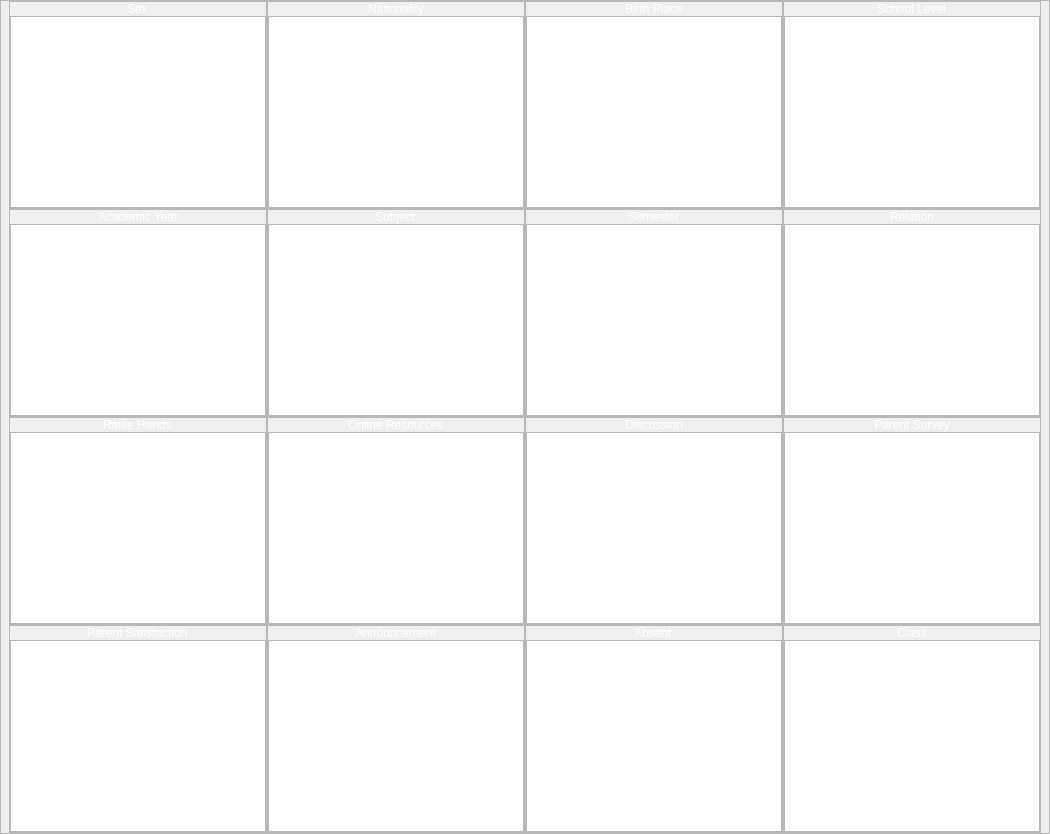
               <widget class="QWidget" name="page_1">
                <property name="styleSheet">
                 <string notr="true"/>
                </property>
                <layout class="QGridLayout" name="gridLayout_2">
                 <property name="leftMargin">
                  <number>0</number>
                 </property>
                 <property name="topMargin">
                  <number>0</number>
                 </property>
                 <property name="rightMargin">
                  <number>0</number>
                 </property>
                 <property name="bottomMargin">
                  <number>0</number>
                 </property>
                 <property name="spacing">
                  <number>0</number>
                 </property>
                 <item row="1" column="4">
                  <widget class="QFrame" name="frame_10">
                   <property name="styleSheet">
                    <string notr="true">color: rgb(255, 255, 255);
font: 75 10pt &quot;Georgia&quot;;</string>
                   </property>
                   <property name="frameShape">
                    <enum>QFrame::StyledPanel</enum>
                   </property>
                   <property name="frameShadow">
                    <enum>QFrame::Raised</enum>
                   </property>
                   <layout class="QGridLayout" name="gridLayout_3">
                    <property name="leftMargin">
                     <number>8</number>
                    </property>
                    <property name="topMargin">
                     <number>0</number>
                    </property>
                    <property name="rightMargin">
                     <number>8</number>
                    </property>
                    <property name="bottomMargin">
                     <number>0</number>
                    </property>
                    <property name="spacing">
                     <number>0</number>
                    </property>
                    <item row="3" column="2">
                     <widget class="QFrame" name="frame_25">
                      <property name="frameShape">
                       <enum>QFrame::StyledPanel</enum>
                      </property>
                      <property name="frameShadow">
                       <enum>QFrame::Raised</enum>
                      </property>
                      <layout class="QVBoxLayout" name="verticalLayout_23">
                       <property name="spacing">
                        <number>0</number>
                       </property>
                       <property name="leftMargin">
                        <number>0</number>
                       </property>
                       <property name="topMargin">
                        <number>0</number>
                       </property>
                       <property name="rightMargin">
                        <number>0</number>
                       </property>
                       <property name="bottomMargin">
                        <number>0</number>
                       </property>
                       <item alignment="Qt::AlignHCenter|Qt::AlignBottom">
                        <widget class="QLabel" name="pg1_label15">
                         <property name="text">
                          <string>Absent</string>
                         </property>
                        </widget>
                       </item>
                       <item>
                        <widget class="QChartView" name="pg1_gv15">
                         <property name="styleSheet">
                          <string notr="true">QFrame:hover{
	border: 1px solid rgb(0, 0, 128);
}</string>
                         </property>
                        </widget>
                       </item>
                      </layout>
                     </widget>
                    </item>
                    <item row="1" column="3">
                     <widget class="QFrame" name="frame_18">
                      <property name="frameShape">
                       <enum>QFrame::StyledPanel</enum>
                      </property>
                      <property name="frameShadow">
                       <enum>QFrame::Raised</enum>
                      </property>
                      <layout class="QVBoxLayout" name="verticalLayout_16">
                       <property name="spacing">
                        <number>0</number>
                       </property>
                       <property name="leftMargin">
                        <number>0</number>
                       </property>
                       <property name="topMargin">
                        <number>0</number>
                       </property>
                       <property name="rightMargin">
                        <number>0</number>
                       </property>
                       <property name="bottomMargin">
                        <number>0</number>
                       </property>
                       <item alignment="Qt::AlignHCenter|Qt::AlignBottom">
                        <widget class="QLabel" name="pg1_label8">
                         <property name="text">
                          <string>Relation</string>
                         </property>
                        </widget>
                       </item>
                       <item>
                        <widget class="QChartView" name="pg1_gv8">
                         <property name="styleSheet">
                          <string notr="true">QFrame:hover{
	border: 1px solid rgb(0, 0, 128);
}</string>
                         </property>
                        </widget>
                       </item>
                      </layout>
                     </widget>
                    </item>
                    <item row="2" column="3">
                     <widget class="QFrame" name="frame_22">
                      <property name="frameShape">
                       <enum>QFrame::StyledPanel</enum>
                      </property>
                      <property name="frameShadow">
                       <enum>QFrame::Raised</enum>
                      </property>
                      <layout class="QVBoxLayout" name="verticalLayout_20">
                       <property name="spacing">
                        <number>0</number>
                       </property>
                       <property name="leftMargin">
                        <number>0</number>
                       </property>
                       <property name="topMargin">
                        <number>0</number>
                       </property>
                       <property name="rightMargin">
                        <number>0</number>
                       </property>
                       <property name="bottomMargin">
                        <number>0</number>
                       </property>
                       <item alignment="Qt::AlignHCenter|Qt::AlignBottom">
                        <widget class="QLabel" name="pg1_label12">
                         <property name="text">
                          <string>Parent Survey</string>
                         </property>
                        </widget>
                       </item>
                       <item>
                        <widget class="QChartView" name="pg1_gv12">
                         <property name="styleSheet">
                          <string notr="true">QFrame:hover{
	border: 1px solid rgb(0, 0, 128);
}</string>
                         </property>
                        </widget>
                       </item>
                      </layout>
                     </widget>
                    </item>
                    <item row="3" column="0">
                     <widget class="QFrame" name="frame_23">
                      <property name="frameShape">
                       <enum>QFrame::StyledPanel</enum>
                      </property>
                      <property name="frameShadow">
                       <enum>QFrame::Raised</enum>
                      </property>
                      <layout class="QVBoxLayout" name="verticalLayout_21">
                       <property name="spacing">
                        <number>0</number>
                       </property>
                       <property name="leftMargin">
                        <number>0</number>
                       </property>
                       <property name="topMargin">
                        <number>0</number>
                       </property>
                       <property name="rightMargin">
                        <number>0</number>
                       </property>
                       <property name="bottomMargin">
                        <number>0</number>
                       </property>
                       <item alignment="Qt::AlignHCenter|Qt::AlignBottom">
                        <widget class="QLabel" name="pg1_label13">
                         <property name="text">
                          <string>Parent Satisfaction</string>
                         </property>
                        </widget>
                       </item>
                       <item>
                        <widget class="QChartView" name="pg1_gv13">
                         <property name="styleSheet">
                          <string notr="true">QFrame:hover{
	border: 1px solid rgb(0, 0, 128);
}</string>
                         </property>
                        </widget>
                       </item>
                      </layout>
                     </widget>
                    </item>
                    <item row="3" column="1">
                     <widget class="QFrame" name="frame_24">
                      <property name="frameShape">
                       <enum>QFrame::StyledPanel</enum>
                      </property>
                      <property name="frameShadow">
                       <enum>QFrame::Raised</enum>
                      </property>
                      <layout class="QVBoxLayout" name="verticalLayout_22">
                       <property name="spacing">
                        <number>0</number>
                       </property>
                       <property name="leftMargin">
                        <number>0</number>
                       </property>
                       <property name="topMargin">
                        <number>0</number>
                       </property>
                       <property name="rightMargin">
                        <number>0</number>
                       </property>
                       <property name="bottomMargin">
                        <number>0</number>
                       </property>
                       <item alignment="Qt::AlignHCenter|Qt::AlignBottom">
                        <widget class="QLabel" name="pg1_label14">
                         <property name="text">
                          <string>Announcement</string>
                         </property>
                        </widget>
                       </item>
                       <item>
                        <widget class="QChartView" name="pg1_gv14">
                         <property name="styleSheet">
                          <string notr="true">QFrame:hover{
	border: 1px solid rgb(0, 0, 128);
}</string>
                         </property>
                        </widget>
                       </item>
                      </layout>
                     </widget>
                    </item>
                    <item row="0" column="3">
                     <widget class="QFrame" name="frame_14">
                      <property name="frameShape">
                       <enum>QFrame::StyledPanel</enum>
                      </property>
                      <property name="frameShadow">
                       <enum>QFrame::Raised</enum>
                      </property>
                      <layout class="QVBoxLayout" name="verticalLayout_12">
                       <property name="spacing">
                        <number>0</number>
                       </property>
                       <property name="leftMargin">
                        <number>0</number>
                       </property>
                       <property name="topMargin">
                        <number>0</number>
                       </property>
                       <property name="rightMargin">
                        <number>0</number>
                       </property>
                       <property name="bottomMargin">
                        <number>0</number>
                       </property>
                       <item alignment="Qt::AlignHCenter|Qt::AlignBottom">
                        <widget class="QLabel" name="pg1_label4">
                         <property name="text">
                          <string>School Level</string>
                         </property>
                        </widget>
                       </item>
                       <item>
                        <widget class="QChartView" name="pg1_gv4">
                         <property name="styleSheet">
                          <string notr="true">QFrame:hover{
	border: 1px solid rgb(0, 0, 128);
}</string>
                         </property>
                        </widget>
                       </item>
                      </layout>
                     </widget>
                    </item>
                    <item row="2" column="0">
                     <widget class="QFrame" name="frame_19">
                      <property name="frameShape">
                       <enum>QFrame::StyledPanel</enum>
                      </property>
                      <property name="frameShadow">
                       <enum>QFrame::Raised</enum>
                      </property>
                      <layout class="QVBoxLayout" name="verticalLayout_17">
                       <property name="spacing">
                        <number>0</number>
                       </property>
                       <property name="leftMargin">
                        <number>0</number>
                       </property>
                       <property name="topMargin">
                        <number>0</number>
                       </property>
                       <property name="rightMargin">
                        <number>0</number>
                       </property>
                       <property name="bottomMargin">
                        <number>0</number>
                       </property>
                       <item alignment="Qt::AlignHCenter|Qt::AlignBottom">
                        <widget class="QLabel" name="pg1_label9">
                         <property name="text">
                          <string>Raise Hands</string>
                         </property>
                        </widget>
                       </item>
                       <item>
                        <widget class="QChartView" name="pg1_gv9">
                         <property name="styleSheet">
                          <string notr="true">QFrame:hover{
	border: 1px solid rgb(0, 0, 128);
}</string>
                         </property>
                        </widget>
                       </item>
                      </layout>
                     </widget>
                    </item>
                    <item row="0" column="1">
                     <widget class="QFrame" name="frame_12">
                      <property name="frameShape">
                       <enum>QFrame::StyledPanel</enum>
                      </property>
                      <property name="frameShadow">
                       <enum>QFrame::Raised</enum>
                      </property>
                      <layout class="QVBoxLayout" name="verticalLayout_10">
                       <property name="spacing">
                        <number>0</number>
                       </property>
                       <property name="leftMargin">
                        <number>0</number>
                       </property>
                       <property name="topMargin">
                        <number>0</number>
                       </property>
                       <property name="rightMargin">
                        <number>0</number>
                       </property>
                       <property name="bottomMargin">
                        <number>0</number>
                       </property>
                       <item alignment="Qt::AlignHCenter|Qt::AlignBottom">
                        <widget class="QLabel" name="pg1_label2">
                         <property name="text">
                          <string>Nationality</string>
                         </property>
                        </widget>
                       </item>
                       <item>
                        <widget class="QChartView" name="pg1_gv2">
                         <property name="styleSheet">
                          <string notr="true">QFrame:hover{
	border: 1px solid rgb(0, 0, 128);
}</string>
                         </property>
                        </widget>
                       </item>
                      </layout>
                     </widget>
                    </item>
                    <item row="1" column="2">
                     <widget class="QFrame" name="frame_17">
                      <property name="frameShape">
                       <enum>QFrame::StyledPanel</enum>
                      </property>
                      <property name="frameShadow">
                       <enum>QFrame::Raised</enum>
                      </property>
                      <layout class="QVBoxLayout" name="verticalLayout_15">
                       <property name="spacing">
                        <number>0</number>
                       </property>
                       <property name="leftMargin">
                        <number>0</number>
                       </property>
                       <property name="topMargin">
                        <number>0</number>
                       </property>
                       <property name="rightMargin">
                        <number>0</number>
                       </property>
                       <property name="bottomMargin">
                        <number>0</number>
                       </property>
                       <item alignment="Qt::AlignHCenter|Qt::AlignBottom">
                        <widget class="QLabel" name="pg1_label7">
                         <property name="text">
                          <string>Semester</string>
                         </property>
                        </widget>
                       </item>
                       <item>
                        <widget class="QChartView" name="pg1_gv7">
                         <property name="styleSheet">
                          <string notr="true">QFrame:hover{
	border: 1px solid rgb(0, 0, 128);
}</string>
                         </property>
                        </widget>
                       </item>
                      </layout>
                     </widget>
                    </item>
                    <item row="0" column="0">
                     <widget class="QFrame" name="frame_11">
                      <property name="styleSheet">
                       <string notr="true"/>
                      </property>
                      <property name="frameShape">
                       <enum>QFrame::StyledPanel</enum>
                      </property>
                      <property name="frameShadow">
                       <enum>QFrame::Raised</enum>
                      </property>
                      <layout class="QVBoxLayout" name="verticalLayout_9">
                       <property name="spacing">
                        <number>0</number>
                       </property>
                       <property name="leftMargin">
                        <number>0</number>
                       </property>
                       <property name="topMargin">
                        <number>0</number>
                       </property>
                       <property name="rightMargin">
                        <number>0</number>
                       </property>
                       <property name="bottomMargin">
                        <number>0</number>
                       </property>
                       <item alignment="Qt::AlignHCenter|Qt::AlignBottom">
                        <widget class="QLabel" name="pg1_label1">
                         <property name="text">
                          <string>Sex</string>
                         </property>
                        </widget>
                       </item>
                       <item>
                        <widget class="QChartView" name="pg1_gv1">
                         <property name="styleSheet">
                          <string notr="true">QFrame:hover{
	border: 1px solid rgb(0, 0, 128);
}</string>
                         </property>
                        </widget>
                       </item>
                      </layout>
                     </widget>
                    </item>
                    <item row="2" column="1">
                     <widget class="QFrame" name="frame_20">
                      <property name="frameShape">
                       <enum>QFrame::StyledPanel</enum>
                      </property>
                      <property name="frameShadow">
                       <enum>QFrame::Raised</enum>
                      </property>
                      <layout class="QVBoxLayout" name="verticalLayout_18">
                       <property name="spacing">
                        <number>0</number>
                       </property>
                       <property name="leftMargin">
                        <number>0</number>
                       </property>
                       <property name="topMargin">
                        <number>0</number>
                       </property>
                       <property name="rightMargin">
                        <number>0</number>
                       </property>
                       <property name="bottomMargin">
                        <number>0</number>
                       </property>
                       <item alignment="Qt::AlignHCenter|Qt::AlignBottom">
                        <widget class="QLabel" name="pg1_label10">
                         <property name="text">
                          <string>Online Resources</string>
                         </property>
                        </widget>
                       </item>
                       <item>
                        <widget class="QChartView" name="pg1_gv10">
                         <property name="styleSheet">
                          <string notr="true">QFrame:hover{
	border: 1px solid rgb(0, 0, 128);
}</string>
                         </property>
                        </widget>
                       </item>
                      </layout>
                     </widget>
                    </item>
                    <item row="3" column="3">
                     <widget class="QFrame" name="frame_26">
                      <property name="frameShape">
                       <enum>QFrame::StyledPanel</enum>
                      </property>
                      <property name="frameShadow">
                       <enum>QFrame::Raised</enum>
                      </property>
                      <layout class="QVBoxLayout" name="verticalLayout_24">
                       <property name="spacing">
                        <number>0</number>
                       </property>
                       <property name="leftMargin">
                        <number>0</number>
                       </property>
                       <property name="topMargin">
                        <number>0</number>
                       </property>
                       <property name="rightMargin">
                        <number>0</number>
                       </property>
                       <property name="bottomMargin">
                        <number>0</number>
                       </property>
                       <item alignment="Qt::AlignHCenter|Qt::AlignBottom">
                        <widget class="QLabel" name="pg1_label16">
                         <property name="text">
                          <string>Class</string>
                         </property>
                        </widget>
                       </item>
                       <item>
                        <widget class="QChartView" name="pg1_gv16">
                         <property name="styleSheet">
                          <string notr="true">QFrame:hover{
	border: 1px solid rgb(0, 0, 128);
}</string>
                         </property>
                        </widget>
                       </item>
                      </layout>
                     </widget>
                    </item>
                    <item row="1" column="1">
                     <widget class="QFrame" name="frame_16">
                      <property name="frameShape">
                       <enum>QFrame::StyledPanel</enum>
                      </property>
                      <property name="frameShadow">
                       <enum>QFrame::Raised</enum>
                      </property>
                      <layout class="QVBoxLayout" name="verticalLayout_14">
                       <property name="spacing">
                        <number>0</number>
                       </property>
                       <property name="leftMargin">
                        <number>0</number>
                       </property>
                       <property name="topMargin">
                        <number>0</number>
                       </property>
                       <property name="rightMargin">
                        <number>0</number>
                       </property>
                       <property name="bottomMargin">
                        <number>0</number>
                       </property>
                       <item alignment="Qt::AlignHCenter|Qt::AlignBottom">
                        <widget class="QLabel" name="pg1_label6">
                         <property name="text">
                          <string>Subject</string>
                         </property>
                        </widget>
                       </item>
                       <item>
                        <widget class="QChartView" name="pg1_gv6">
                         <property name="styleSheet">
                          <string notr="true">QFrame:hover{
	border: 1px solid rgb(0, 0, 128);
}</string>
                         </property>
                        </widget>
                       </item>
                      </layout>
                     </widget>
                    </item>
                    <item row="1" column="0">
                     <widget class="QFrame" name="frame_15">
                      <property name="frameShape">
                       <enum>QFrame::StyledPanel</enum>
                      </property>
                      <property name="frameShadow">
                       <enum>QFrame::Raised</enum>
                      </property>
                      <layout class="QVBoxLayout" name="verticalLayout_13">
                       <property name="spacing">
                        <number>0</number>
                       </property>
                       <property name="leftMargin">
                        <number>0</number>
                       </property>
                       <property name="topMargin">
                        <number>0</number>
                       </property>
                       <property name="rightMargin">
                        <number>0</number>
                       </property>
                       <property name="bottomMargin">
                        <number>0</number>
                       </property>
                       <item alignment="Qt::AlignHCenter|Qt::AlignBottom">
                        <widget class="QLabel" name="pg1_label5">
                         <property name="text">
                          <string>Academic Year</string>
                         </property>
                        </widget>
                       </item>
                       <item>
                        <widget class="QChartView" name="pg1_gv5">
                         <property name="styleSheet">
                          <string notr="true">QFrame:hover{
	border: 1px solid rgb(0, 0, 128);
}</string>
                         </property>
                        </widget>
                       </item>
                      </layout>
                     </widget>
                    </item>
                    <item row="2" column="2">
                     <widget class="QFrame" name="frame_21">
                      <property name="frameShape">
                       <enum>QFrame::StyledPanel</enum>
                      </property>
                      <property name="frameShadow">
                       <enum>QFrame::Raised</enum>
                      </property>
                      <layout class="QVBoxLayout" name="verticalLayout_19">
                       <property name="spacing">
                        <number>0</number>
                       </property>
                       <property name="leftMargin">
                        <number>0</number>
                       </property>
                       <property name="topMargin">
                        <number>0</number>
                       </property>
                       <property name="rightMargin">
                        <number>0</number>
                       </property>
                       <property name="bottomMargin">
                        <number>0</number>
                       </property>
                       <item alignment="Qt::AlignHCenter|Qt::AlignBottom">
                        <widget class="QLabel" name="pg1_label11">
                         <property name="text">
                          <string>Discussion</string>
                         </property>
                        </widget>
                       </item>
                       <item>
                        <widget class="QChartView" name="pg1_gv11">
                         <property name="styleSheet">
                          <string notr="true">QFrame:hover{
	border: 1px solid rgb(0, 0, 128);
}</string>
                         </property>
                        </widget>
                       </item>
                      </layout>
                     </widget>
                    </item>
                    <item row="0" column="2">
                     <widget class="QFrame" name="frame_13">
                      <property name="frameShape">
                       <enum>QFrame::StyledPanel</enum>
                      </property>
                      <property name="frameShadow">
                       <enum>QFrame::Raised</enum>
                      </property>
                      <layout class="QVBoxLayout" name="verticalLayout_11">
                       <property name="spacing">
                        <number>0</number>
                       </property>
                       <property name="leftMargin">
                        <number>0</number>
                       </property>
                       <property name="topMargin">
                        <number>0</number>
                       </property>
                       <property name="rightMargin">
                        <number>0</number>
                       </property>
                       <property name="bottomMargin">
                        <number>0</number>
                       </property>
                       <item alignment="Qt::AlignHCenter|Qt::AlignBottom">
                        <widget class="QLabel" name="pg1_label3">
                         <property name="text">
                          <string>Birth Place</string>
                         </property>
                        </widget>
                       </item>
                       <item>
                        <widget class="QChartView" name="pg1_gv3">
                         <property name="styleSheet">
                          <string notr="true">QFrame:hover{
	border: 1px solid rgb(0, 0, 128);
}</string>
                         </property>
                        </widget>
                       </item>
                      </layout>
                     </widget>
                    </item>
                   </layout>
                  </widget>
                 </item>
                </layout>
               </widget>
